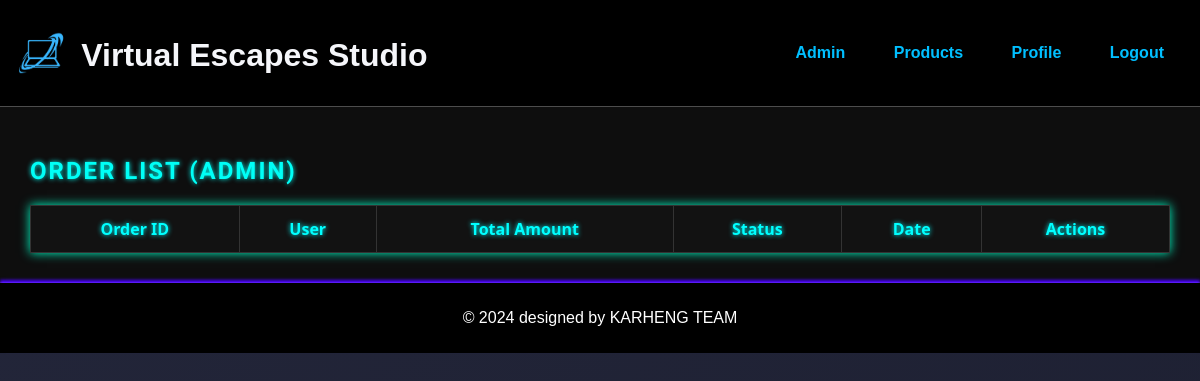
The page /admin/admin_orders.php (signed in) on the database as committed earlier.
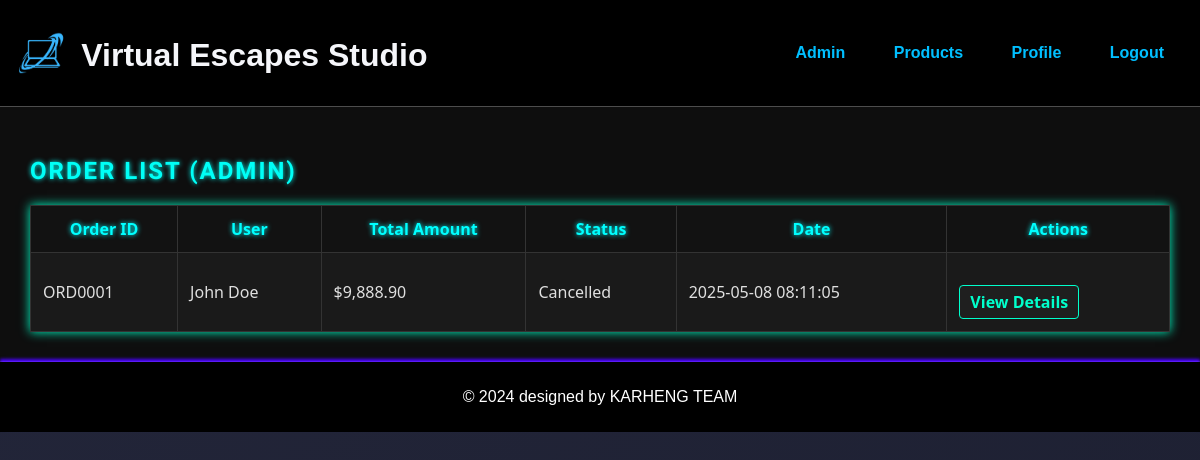
The same page on the database as committed later.
### tables this page shows
CREATE TABLE `orders` (
  `Order_ID` char(7) NOT NULL,
  `User_ID` char(6) NOT NULL,
  `Total_Price` decimal(10,2) NOT NULL,
  `Status` varchar(20) NOT NULL,
  `Shipping_Cost` decimal(10,2) DEFAULT NULL,
  `Order_Quantity` varchar(10) DEFAULT NULL,
  `tax_amount` decimal(10,2) DEFAULT NULL,
  `subtotal` decimal(10,2) DEFAULT NULL,
  `created_at` timestamp NOT NULL DEFAULT current_timestamp()
);

CREATE TABLE `user` (
  `User_ID` char(6) NOT NULL,
  `Username` varchar(100) NOT NULL,
  `Gender` varchar(10) DEFAULT NULL,
  `Password` varchar(255) NOT NULL,
  `Birthday` date DEFAULT NULL,
  `Register_Date` datetime NOT NULL,
  `Email` varchar(100) NOT NULL,
  `Address` varchar(255) NOT NULL,
  `Status` varchar(20) NOT NULL DEFAULT 'Active'
);

### base.php (called while the page is built, shortened)
<?php
function getAllOrders($conn) {
    $stmt = $conn->prepare("SELECT orders.*, user.Username
                            FROM orders
                            JOIN user ON orders.User_ID = user.User_ID
                            ORDER BY orders.created_at DESC");
    $stmt->execute();
    return $stmt->fetchAll(PDO::FETCH_ASSOC);
}
?>

### admin/admin_orders.php (the view, shortened to what this page needs)
<?php
include '../includes/header.php';
include '../db.php';
include '../base.php';
$orders = getAllOrders($conn);
?>
<div class="admin-dashboard">
<h2>Order List (Admin)</h2>
<table border="1">
    <thead>
        <tr>
            <th>Order ID</th>
            <th>User</th>
            <th>Total Amount</th>
            <th>Status</th>
            <th>Date</th>
            <th>Actions</th>
        </tr>
    </thead>
    <tbody>
        <?php foreach ($orders as $order): ?>
            <tr>
                <td><?php echo $order['Order_ID']; ?></td>
                <td><?php echo htmlspecialchars($order['Username']); ?></td>
                <td>$<?php echo number_format($order['Total_Price'], 2); ?></td>
                <td><?php echo $order['Status']; ?></td>
                <td><?php echo $order['created_at']; ?></td>
                <td>
                    <a href="admin_order_detail.php?id=<?php echo $order['Order_ID']; ?>">View Details</a>
                </td>
            </tr>
        <?php endforeach; ?>
    </tbody>
</table>
</div>
<?php
include '../includes/footer.php';
?>

Rows that differ between the two databases and show on the page:
added orders: Order_ID "ORD0001", User_ID.Username "John Doe", Total_Price "9,888.90", Status "Cancelled", created_at "2025-05-08 08:11:05"
